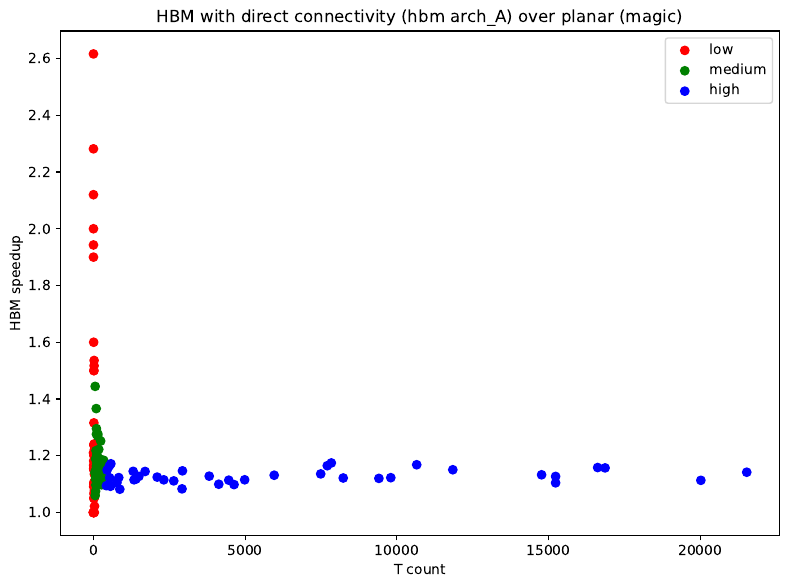

The script that saved this image:
import pandas as pd
import matplotlib.pyplot as plt

df = pd.read_csv('../../../combined.csv')

# convert numeric columns
for col in ['magic','hbmA','t_count']:
    df[col] = pd.to_numeric(df[col], errors='coerce')

df['speedup'] = df['magic'] / df['hbmA']

# create 3 groups based on quantiles
quantiles = df['t_count'].quantile([0, 1/3, 2/3, 1]).values
labels = ['low','medium','high']
df['parallel_group'] = pd.cut(df['t_count'], bins=quantiles, labels=labels, include_lowest=True)

# plot
plt.figure(figsize=(8,6))
colors = {'low':'red','medium':'green','high':'blue'}

for group in labels:
    subset = df[df['parallel_group'] == group]
    plt.scatter(subset['t_count'], subset['speedup'], label=group, color=colors[group])

plt.xlabel('T count')
plt.ylabel('HBM speedup')
plt.title('HBM with direct connectivity (hbm arch_A) over planar (magic)')
plt.legend()
plt.tight_layout()

# plt.show()
plt.savefig("speedup_vs_Tcount.pdf", dpi=300, bbox_inches='tight')

